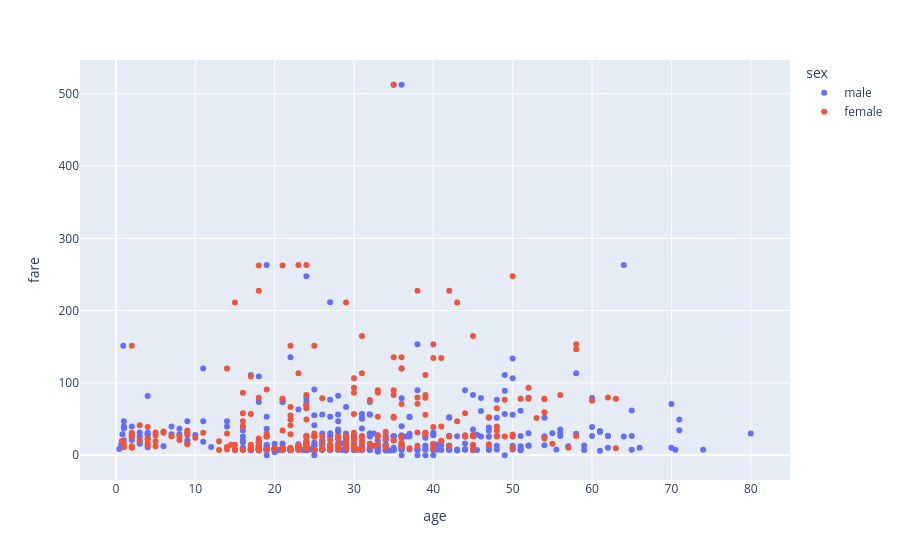

The code cell stored with this chart in its notebook:
### Code cell
# now make the scatter plot uisng the plotly library
import plotly.express as px
fig=px.scatter(df,x='age',y='fare',color='sex')
fig.show()

### Figure 1 — Plotly figure (JSON) as saved in the notebook; plotly's stock layout.template omitted (floating-point values rounded to 4 significant figures; data arrays with more than 128 entries replaced by an {"elided": "..."} marker saying what was removed)
{"data": [{"hovertemplate": "sex=male<br>age=%{x}<br>fare=%{y}<extra></extra>", "legendgroup": "male", "marker": {"color": "#636efa", "symbol": "circle"}, "mode": "markers", "name": "male", "orientation": "v", "showlegend": true, "type": "scatter", "x": {"elided": "577 float values"}, "xaxis": "x", "y": {"elided": "577 float values"}, "yaxis": "y"}, {"hovertemplate": "sex=female<br>age=%{x}<br>fare=%{y}<extra></extra>", "legendgroup": "female", "marker": {"color": "#EF553B", "symbol": "circle"}, "mode": "markers", "name": "female", "orientation": "v", "showlegend": true, "type": "scatter", "x": {"elided": "314 float values"}, "xaxis": "x", "y": {"elided": "314 float values"}, "yaxis": "y"}], "layout": {"legend": {"title": {"text": "sex"}, "tracegroupgap": 0}, "margin": {"t": 60}, "xaxis": {"anchor": "y", "domain": [0, 1], "title": {"text": "age"}}, "yaxis": {"anchor": "x", "domain": [0, 1], "title": {"text": "fare"}}}}
